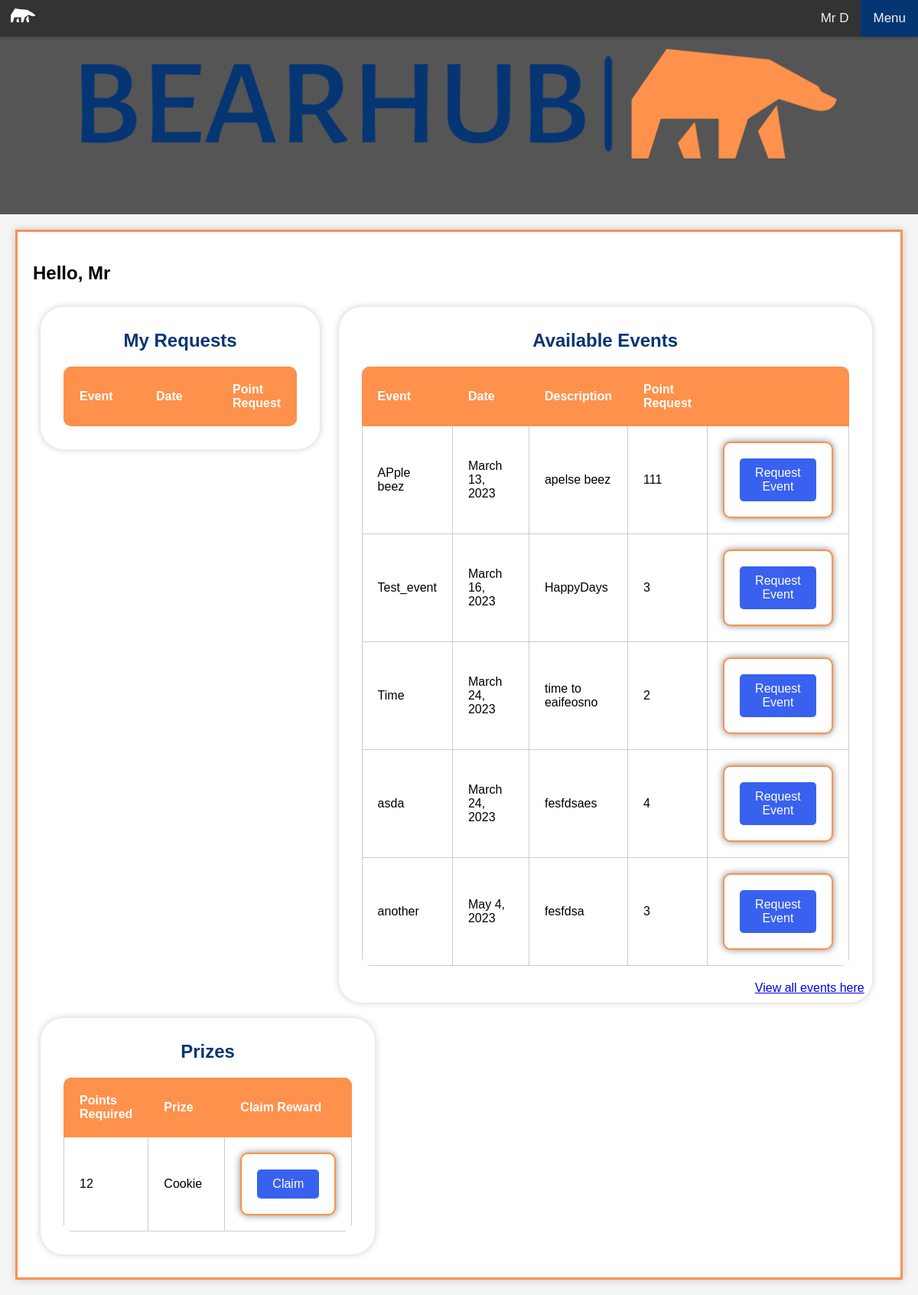
Before: /BearHubHome/StudentPage/1243/ with the older database file.
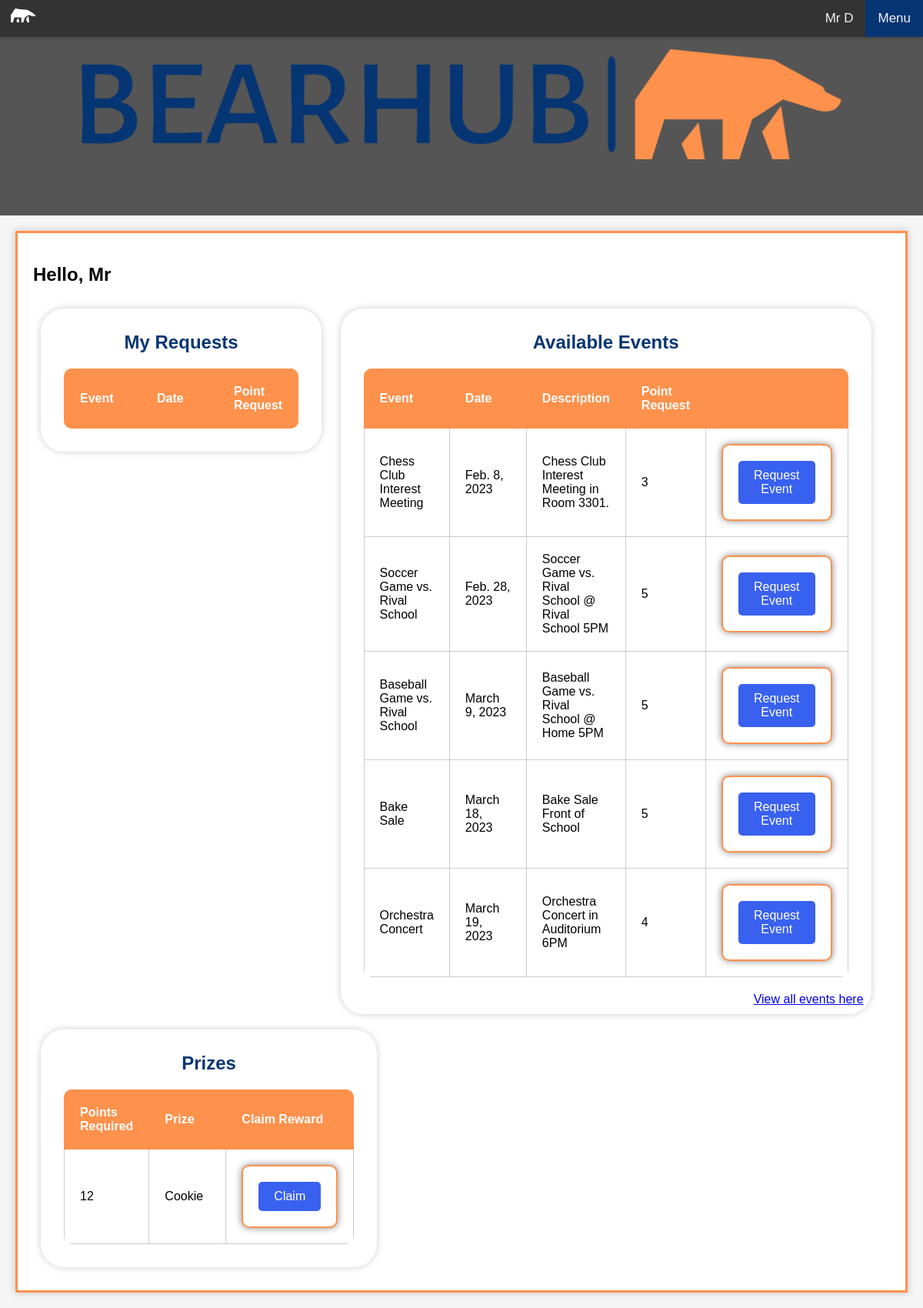
After: the same page with the newer database file.
### BearHubHome/models.py (models this page shows)
class Event(models.Model):
    name= models.CharField(max_length=64)
    date = models.DateField(max_length=24)
    point_value= models.IntegerField()
    students = models.ManyToManyField(Student, blank=True,related_name="event")
    description=models.TextField(max_length=512)

class Reward(models.Model):
    Name = models.CharField(max_length=64)
    point_value = models.IntegerField()

### BearHubHome/views.py (the view)
# urls.py: path('StudentPage/<int:user_id>/',views.StudentPage,name="stupage"),
def StudentPage(request, user_id):
    try:
        user = Student.objects.get(pk=user_id)
        events = user.event.all().order_by('date')
        Nonevents = Event.objects.exclude(id__in=user.event.all().values_list('id', flat=True)).order_by('date')
        Rewards = Reward.objects.all()
        return render(request, "HII/signedIn.html", {"user": user, "events": events, "Nonevents": Nonevents, "Rewards": Rewards})
    except Student.DoesNotExist:
        return HttpResponseRedirect(reverse("bear:LogIn"))

### BearHubHome/templates/HII/signedIn.html (shortened to what this page needs)
{% load static %}
<!DOCTYPE html>
<html lang="en">
	<head>
		<link href="{% static 'style.css' %}" rel="stylesheet">
	</head>
	<body>
		<div class="topnav">
			<img src="{% static 'png/only-logo-white.png' %}" alt="logo" style="width:50px; height:40px; vertical-align: center; padding-left: 10px;">
			<a onclick="openNav()" class="menu">Menu</a>
			<button class="b" onmouseover="showInfo()">{{ user.First_name.capitalize }} {{ user.Last_name.capitalize|first }}</button>
		</div>
		<header>
			<img src="{% static 'png/logo-no-background.png' %}" alt="logo" style="width:1000px; height:151px; padding:4px;">
		</header>
		<div class="container">
			<h2>Hello, {{ user.First_name.capitalize }}</h2>
			<div class="containera">
				<h2 class="table-title">My Requests</h2>
				<table>
					<tr>
						<th >Event</th>
						<th >Date</th>
						<th >Point Request</th>
					</tr>
				</table>
			</div>
			<div class="containera">
				<h2 class="table-title">Available Events</h2>
				<table class= "events">
					<tr>
						<th class =events>Event</th>
						<th class =events>Date</th>
						<th class =events>Description</th>
						<th class =events>Point Request</th>
						<th class =events></th>
					</tr>
					{% for event in Nonevents|slice:":5" %}
						<tr>
							<td>{{ event.name }}</td>
							<td>{{ event.date }}</td>
							<td>{{ event.description }}</td>
							<td>{{ event.point_value }}</td>
							<td>
								<form method="post" action="{% url 'bear:requestEvent' %}">
									<button type="submit">Request Event</button>
								</form>
							</td>
						</tr>
					{% endfor %}
				</table>
				<a class="button" href="{% url 'bear:events' user_id=user.id %}" style="float: right;">View all events here</a>
			</div>
			<div class="containera">
				<h2 class="table-title">Prizes</h2>
				<table>
					<tr>
						<th>Points Required</th>
						<th>Prize</th>
						<th>Claim Reward</th>
					</tr>
					{% for Reward in Rewards %}
						<tr>
							<td>{{ Reward.point_value }}</td>
							<td>{{ Reward.Name }}</td>
							<td>
								<form method="POST" action="{% url 'bear:claim_reward' %}">
									<button type="submit">Claim</button>
								</form>
							</td>
						</tr>
					{% endfor %}
				</table>
			</div>
		</div>
	</body>
</html>

Changed rows visible on the page:
removed Event: name "APple beez", date "March 13, 2023", description "apelse beez", point_value "111"
no longer on this page (row edited): Event: name "Test_event", date "March 16, 2023", description "HappyDays", point_value "3"
no longer on this page (row edited): Event: name "Time", date "March 24, 2023", description "time to eaifeosno", point_value "2"
no longer on this page (row edited): Event: name "asda", date "March 24, 2023", description "fesfdsaes", point_value "4"
removed Event: name "another", date "May 4, 2023", description "fesfdsa", point_value "3"
now on this page (row edited): Event: name "Chess Club Interest Meeting", date "Feb. 8, 2023", description "Chess Club Interest Meeting in Room 3301.", point_value "3"
now on this page (row edited): Event: name "Soccer Game vs. Rival School", date "Feb. 28, 2023", description "Soccer Game vs. Rival School @ Rival School 5PM", point_value "5"
added Event: name "Baseball Game vs. Rival School", date "March 9, 2023", description "Baseball Game vs. Rival School @ Home 5PM", point_value "5"
added Event: name "Bake Sale", date "March 18, 2023", description "Bake Sale Front of School", point_value "5"
now on this page (row edited): Event: name "Orchestra Concert", date "March 19, 2023", description "Orchestra Concert in Auditorium 6PM", point_value "4"
